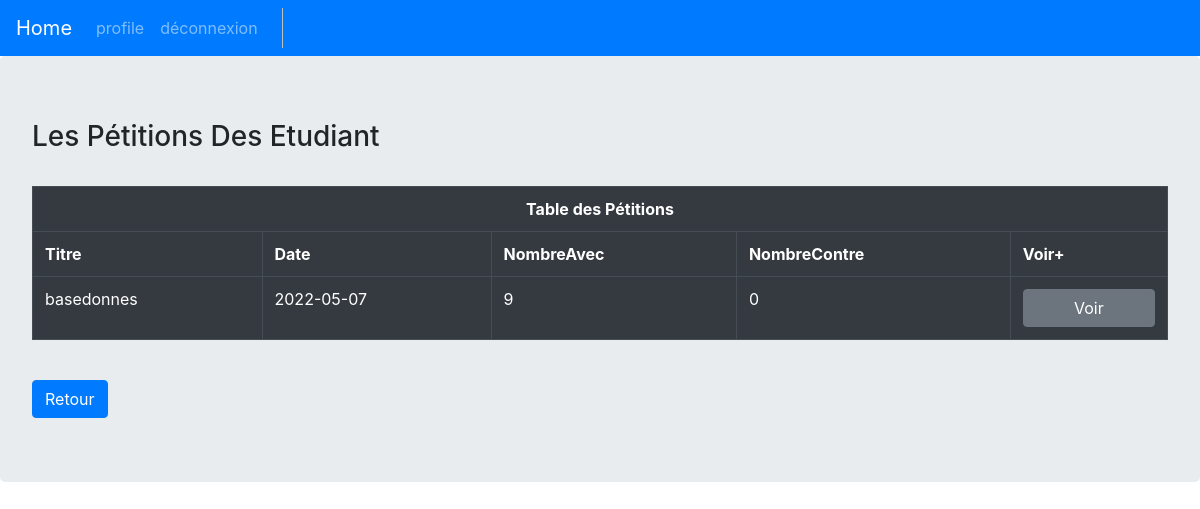
/petaff.php, run on the app's committed database.
### tables this page shows
CREATE TABLE IF NOT EXISTS `petition` (
  `petition_id` int(8) NOT NULL AUTO_INCREMENT,
  `petition_titre` text NOT NULL,
  `petition_text` text NOT NULL,
  `petition_date` date NOT NULL,
  `avec` int(10) DEFAULT '0',
  `contre` int(10) DEFAULT '0',
  `user_id` int(8) NOT NULL,
  PRIMARY KEY (`petition_id`),
  KEY `user_id` (`user_id`)
);

### petaff.php (the view, shortened to what this page needs)
<nav class="navbar navbar-expand-sm bg-primary navbar-dark ">
    <a class="navbar-brand" href="home.php">Home</a>
    <ul class="navbar-nav">
        <li class="nav-item"><a href="profile.php" class="nav-link">profile</a></ol>
        <li class="nav-item"><a href="login.php" class="nav-link">déconnexion</a></ol>
        <li class="nav-item"><a diseabled class="nav-link"><?php session_start(); echo $_SESSION['mail'] ?></a></li>
        <li class="nav-item"><img width="5%" height="100%" src="export.php?mail=img@img.com"/></li>
    </ul>
</nav>
<link rel="stylesheet" href="https://stackpath.bootstrapcdn.com/bootstrap/4.3.1/css/bootstrap.min.css">
<?php
$servername = 'localhost';
$username = 'root';
$password = '';
$dbname = 'pweb';
try{
    $dbco = new PDO("mysql:host=$servername;dbname=$dbname", $username, $password);
    $dbco->setAttribute(PDO::ATTR_ERRMODE, PDO::ERRMODE_EXCEPTION);
    $sth = $dbco->prepare("SELECT * FROM petition where user_id in (SELECT user_id FROM utilisateur WHERE user_profession = :profession)");
    $sth->bindValue(':profession', "etudiant");
    $sth->execute();
    $resultat = $sth->fetchAll(PDO::FETCH_ASSOC);
    if(empty($resultat)){
        echo "Aucune petition n'a été créée";
    }
    else{
        echo "<div class='jumbotron'>";
        echo "<h3>Les Pétitions Des Etudiant</h3>";
        echo "<br>";
        echo "<table border='1' class='table table-dark table-hover'>";
        echo "<tr><th colspan='6'><center>Table des Pétitions</center></th></tr>";
        echo "<tr>";
        echo "<th>Titre</th>";
        echo "<th>Date</th>";
        echo "<th>NombreAvec</th>";
        echo "<th>NombreContre</th>";
        echo "<th>Voir+</th>";
        echo "</tr>";
        foreach($resultat as $row){
            echo "<tr>";
            echo "<td>".$row['petition_titre']."</td>";
            echo "<td>".$row['petition_date']."</td>";
            echo "<td>".$row['avec']."</td>";
            echo "<td>".$row['contre']."</td>";
            echo "<td><a class='btn btn-secondary btn-block' href='voirpet.php?id=".$row['petition_id']."'>Voir</a></td>";
            echo "</tr>";
        }
        echo "</table><br>";
        echo "<a href='home.php' class='btn btn-primary'>Retour</a>";
        echo "</div>";
    }
}
catch(PDOException $e){
    echo "Connection failed: " . $e->getMessage();
}
?>

### data on the page
petition: petition_titre "basedonnes", petition_date "2022-05-07", avec "9", contre "0"
